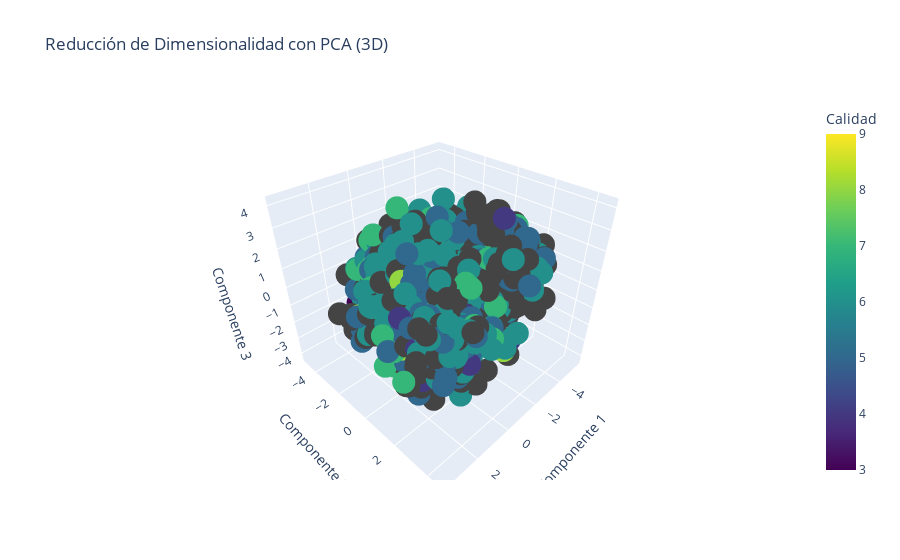

The notebook cell this image was saved under:
### Code cell
from plotly import express as px

fig = px.scatter_3d(
    pca_df, x='PCA1', y='PCA2', z='PCA3', 
    color='quality', color_continuous_scale='viridis',
    title='Reducción de Dimensionalidad con PCA (3D)',
    labels={'quality': 'Calidad', 'PCA1': 'Componente 1', 'PCA2': 'Componente 2', 'PCA3': 'Componente 3'}
)

# Mostrar el gráfico interactivo
fig.show()

### Figure 1 — Plotly figure (JSON) as saved in the notebook; plotly's stock layout.template omitted (floating-point values rounded to 4 significant figures; data arrays with more than 128 entries replaced by an {"elided": "..."} marker saying what was removed)
{"data": [{"hovertemplate": "Componente 1=%{x}<br>Componente 2=%{y}<br>Componente 3=%{z}<br>Calidad=%{marker.color}<extra></extra>", "legendgroup": "", "marker": {"color": {"elided": "4224 int values"}, "coloraxis": "coloraxis", "symbol": "circle"}, "mode": "markers", "name": "", "scene": "scene", "showlegend": false, "type": "scatter3d", "x": {"elided": "4224 float values"}, "y": {"elided": "4224 float values"}, "z": {"elided": "4224 float values"}}], "layout": {"coloraxis": {"colorbar": {"title": {"text": "Calidad"}}, "colorscale": [[0, "#440154"], [0.1111, "#482878"], [0.2222, "#3e4989"], [0.3333, "#31688e"], [0.4444, "#26828e"], [0.5556, "#1f9e89"], [0.6667, "#35b779"], [0.7778, "#6ece58"], [0.8889, "#b5de2b"], [1, "#fde725"]]}, "legend": {"tracegroupgap": 0}, "scene": {"domain": {"x": [0, 1], "y": [0, 1]}, "xaxis": {"title": {"text": "Componente 1"}}, "yaxis": {"title": {"text": "Componente 2"}}, "zaxis": {"title": {"text": "Componente 3"}}}, "title": {"text": "Reducción de Dimensionalidad con PCA (3D)"}}}
